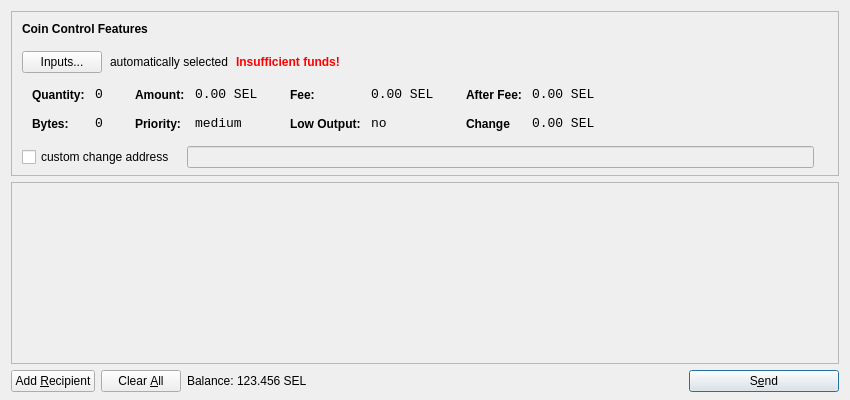
<?xml version="1.0" encoding="UTF-8"?>
<ui version="4.0">
 <class>SendCoinsDialog</class>
 <widget class="QDialog" name="SendCoinsDialog">
  <property name="geometry">
   <rect>
    <x>0</x>
    <y>0</y>
    <width>850</width>
    <height>400</height>
   </rect>
  </property>
  <property name="windowTitle">
   <string>Send Coins</string>
  </property>
  <layout class="QVBoxLayout" name="verticalLayout" stretch="0,1,0">
   <property name="bottomMargin">
    <number>8</number>
   </property>
   <item>
    <widget class="QFrame" name="frameCoinControl">
     <property name="sizePolicy">
      <sizepolicy hsizetype="Expanding" vsizetype="Expanding">
       <horstretch>0</horstretch>
       <verstretch>0</verstretch>
      </sizepolicy>
     </property>
     <property name="maximumSize">
      <size>
       <width>16777215</width>
       <height>16777215</height>
      </size>
     </property>
     <property name="frameShape">
      <enum>QFrame::StyledPanel</enum>
     </property>
     <property name="frameShadow">
      <enum>QFrame::Sunken</enum>
     </property>
     <layout class="QVBoxLayout" name="verticalLayoutCoinControl2">
      <property name="spacing">
       <number>-1</number>
      </property>
      <property name="leftMargin">
       <number>0</number>
      </property>
      <property name="topMargin">
       <number>0</number>
      </property>
      <property name="rightMargin">
       <number>0</number>
      </property>
      <property name="bottomMargin">
       <number>6</number>
      </property>
      <item>
       <layout class="QVBoxLayout" name="verticalLayoutCoinControl" stretch="0,0,0,0,1">
        <property name="spacing">
         <number>0</number>
        </property>
        <property name="leftMargin">
         <number>10</number>
        </property>
        <property name="topMargin">
         <number>10</number>
        </property>
        <item>
         <layout class="QHBoxLayout" name="horizontalLayoutCoinControl1">
          <property name="bottomMargin">
           <number>15</number>
          </property>
          <item>
           <widget class="QLabel" name="labelCoinControlFeatures">
            <property name="sizePolicy">
             <sizepolicy hsizetype="Preferred" vsizetype="Maximum">
              <horstretch>0</horstretch>
              <verstretch>0</verstretch>
             </sizepolicy>
            </property>
            <property name="font">
             <font>
              <weight>75</weight>
              <bold>true</bold>
             </font>
            </property>
            <property name="styleSheet">
             <string notr="true">font-weight:bold;</string>
            </property>
            <property name="text">
             <string>Coin Control Features</string>
            </property>
           </widget>
          </item>
         </layout>
        </item>
        <item>
         <layout class="QHBoxLayout" name="horizontalLayoutCoinControl2" stretch="0,0,0,0">
          <property name="spacing">
           <number>8</number>
          </property>
          <property name="bottomMargin">
           <number>10</number>
          </property>
          <item>
           <widget class="QPushButton" name="pushButtonCoinControl">
            <property name="styleSheet">
             <string notr="true"/>
            </property>
            <property name="text">
             <string>Inputs...</string>
            </property>
           </widget>
          </item>
          <item>
           <widget class="QLabel" name="labelCoinControlAutomaticallySelected">
            <property name="text">
             <string>automatically selected</string>
            </property>
            <property name="margin">
             <number>5</number>
            </property>
           </widget>
          </item>
          <item>
           <widget class="QLabel" name="labelCoinControlInsuffFunds">
            <property name="font">
             <font>
              <weight>75</weight>
              <bold>true</bold>
             </font>
            </property>
            <property name="styleSheet">
             <string notr="true">color:red;font-weight:bold;</string>
            </property>
            <property name="text">
             <string>Insufficient funds!</string>
            </property>
            <property name="margin">
             <number>5</number>
            </property>
           </widget>
          </item>
          <item>
           <spacer name="horizontalSpacerCoinControl">
            <property name="orientation">
             <enum>Qt::Horizontal</enum>
            </property>
            <property name="sizeHint" stdset="0">
             <size>
              <width>40</width>
              <height>1</height>
             </size>
            </property>
           </spacer>
          </item>
         </layout>
        </item>
        <item>
         <widget class="QWidget" name="widgetCoinControl" native="true">
          <property name="sizePolicy">
           <sizepolicy hsizetype="Preferred" vsizetype="Preferred">
            <horstretch>0</horstretch>
            <verstretch>0</verstretch>
           </sizepolicy>
          </property>
          <property name="minimumSize">
           <size>
            <width>0</width>
            <height>0</height>
           </size>
          </property>
          <property name="styleSheet">
           <string notr="true"/>
          </property>
          <layout class="QHBoxLayout" name="horizontalLayoutCoinControl5">
           <property name="margin">
            <number>0</number>
           </property>
           <item>
            <layout class="QHBoxLayout" name="horizontalLayoutCoinControl3" stretch="0,0,0,1">
             <property name="spacing">
              <number>20</number>
             </property>
             <property name="topMargin">
              <number>0</number>
             </property>
             <property name="bottomMargin">
              <number>10</number>
             </property>
             <item>
              <layout class="QFormLayout" name="formLayoutCoinControl1">
               <property name="horizontalSpacing">
                <number>10</number>
               </property>
               <property name="verticalSpacing">
                <number>14</number>
               </property>
               <property name="leftMargin">
                <number>10</number>
               </property>
               <property name="topMargin">
                <number>4</number>
               </property>
               <property name="rightMargin">
                <number>6</number>
               </property>
               <item row="0" column="0">
                <widget class="QLabel" name="labelCoinControlQuantityText">
                 <property name="styleSheet">
                  <string notr="true">font-weight:bold;</string>
                 </property>
                 <property name="text">
                  <string>Quantity:</string>
                 </property>
                 <property name="margin">
                  <number>0</number>
                 </property>
                </widget>
               </item>
               <item row="0" column="1">
                <widget class="QLabel" name="labelCoinControlQuantity">
                 <property name="font">
                  <font>
                   <family>Monospace</family>
                   <pointsize>10</pointsize>
                  </font>
                 </property>
                 <property name="cursor">
                  <cursorShape>IBeamCursor</cursorShape>
                 </property>
                 <property name="contextMenuPolicy">
                  <enum>Qt::ActionsContextMenu</enum>
                 </property>
                 <property name="text">
                  <string>0</string>
                 </property>
                 <property name="margin">
                  <number>0</number>
                 </property>
                 <property name="textInteractionFlags">
                  <set>Qt::LinksAccessibleByMouse|Qt::TextSelectableByKeyboard|Qt::TextSelectableByMouse</set>
                 </property>
                </widget>
               </item>
               <item row="1" column="0">
                <widget class="QLabel" name="labelCoinControlBytesText">
                 <property name="styleSheet">
                  <string notr="true">font-weight:bold;</string>
                 </property>
                 <property name="text">
                  <string>Bytes:</string>
                 </property>
                </widget>
               </item>
               <item row="1" column="1">
                <widget class="QLabel" name="labelCoinControlBytes">
                 <property name="font">
                  <font>
                   <family>Monospace</family>
                   <pointsize>10</pointsize>
                  </font>
                 </property>
                 <property name="cursor">
                  <cursorShape>IBeamCursor</cursorShape>
                 </property>
                 <property name="contextMenuPolicy">
                  <enum>Qt::ActionsContextMenu</enum>
                 </property>
                 <property name="text">
                  <string>0</string>
                 </property>
                 <property name="textInteractionFlags">
                  <set>Qt::LinksAccessibleByMouse|Qt::TextSelectableByKeyboard|Qt::TextSelectableByMouse</set>
                 </property>
                </widget>
               </item>
              </layout>
             </item>
             <item>
              <layout class="QFormLayout" name="formLayoutCoinControl2">
               <property name="horizontalSpacing">
                <number>10</number>
               </property>
               <property name="verticalSpacing">
                <number>14</number>
               </property>
               <property name="leftMargin">
                <number>6</number>
               </property>
               <property name="topMargin">
                <number>4</number>
               </property>
               <property name="rightMargin">
                <number>6</number>
               </property>
               <item row="0" column="0">
                <widget class="QLabel" name="labelCoinControlAmountText">
                 <property name="styleSheet">
                  <string notr="true">font-weight:bold;</string>
                 </property>
                 <property name="text">
                  <string>Amount:</string>
                 </property>
                 <property name="margin">
                  <number>0</number>
                 </property>
                </widget>
               </item>
               <item row="0" column="1">
                <widget class="QLabel" name="labelCoinControlAmount">
                 <property name="font">
                  <font>
                   <family>Monospace</family>
                   <pointsize>10</pointsize>
                  </font>
                 </property>
                 <property name="cursor">
                  <cursorShape>IBeamCursor</cursorShape>
                 </property>
                 <property name="contextMenuPolicy">
                  <enum>Qt::ActionsContextMenu</enum>
                 </property>
                 <property name="text">
                  <string>0.00 SEL</string>
                 </property>
                 <property name="textInteractionFlags">
                  <set>Qt::LinksAccessibleByMouse|Qt::TextSelectableByKeyboard|Qt::TextSelectableByMouse</set>
                 </property>
                </widget>
               </item>
               <item row="1" column="0">
                <widget class="QLabel" name="labelCoinControlPriorityText">
                 <property name="styleSheet">
                  <string notr="true">font-weight:bold;</string>
                 </property>
                 <property name="text">
                  <string>Priority:</string>
                 </property>
                </widget>
               </item>
               <item row="1" column="1">
                <widget class="QLabel" name="labelCoinControlPriority">
                 <property name="font">
                  <font>
                   <family>Monospace</family>
                   <pointsize>10</pointsize>
                  </font>
                 </property>
                 <property name="cursor">
                  <cursorShape>IBeamCursor</cursorShape>
                 </property>
                 <property name="contextMenuPolicy">
                  <enum>Qt::ActionsContextMenu</enum>
                 </property>
                 <property name="text">
                  <string>medium</string>
                 </property>
                 <property name="textInteractionFlags">
                  <set>Qt::LinksAccessibleByMouse|Qt::TextSelectableByKeyboard|Qt::TextSelectableByMouse</set>
                 </property>
                </widget>
               </item>
              </layout>
             </item>
             <item>
              <layout class="QFormLayout" name="formLayoutCoinControl3">
               <property name="horizontalSpacing">
                <number>10</number>
               </property>
               <property name="verticalSpacing">
                <number>14</number>
               </property>
               <property name="leftMargin">
                <number>6</number>
               </property>
               <property name="topMargin">
                <number>4</number>
               </property>
               <property name="rightMargin">
                <number>6</number>
               </property>
               <item row="0" column="0">
                <widget class="QLabel" name="labelCoinControlFeeText">
                 <property name="styleSheet">
                  <string notr="true">font-weight:bold;</string>
                 </property>
                 <property name="text">
                  <string>Fee:</string>
                 </property>
                 <property name="margin">
                  <number>0</number>
                 </property>
                </widget>
               </item>
               <item row="0" column="1">
                <widget class="QLabel" name="labelCoinControlFee">
                 <property name="font">
                  <font>
                   <family>Monospace</family>
                   <pointsize>10</pointsize>
                  </font>
                 </property>
                 <property name="cursor">
                  <cursorShape>IBeamCursor</cursorShape>
                 </property>
                 <property name="contextMenuPolicy">
                  <enum>Qt::ActionsContextMenu</enum>
                 </property>
                 <property name="text">
                  <string>0.00 SEL</string>
                 </property>
                 <property name="textInteractionFlags">
                  <set>Qt::LinksAccessibleByMouse|Qt::TextSelectableByKeyboard|Qt::TextSelectableByMouse</set>
                 </property>
                </widget>
               </item>
               <item row="1" column="0">
                <widget class="QLabel" name="labelCoinControlLowOutputText">
                 <property name="styleSheet">
                  <string notr="true">font-weight:bold;</string>
                 </property>
                 <property name="text">
                  <string>Low Output:</string>
                 </property>
                </widget>
               </item>
               <item row="1" column="1">
                <widget class="QLabel" name="labelCoinControlLowOutput">
                 <property name="font">
                  <font>
                   <family>Monospace</family>
                   <pointsize>10</pointsize>
                  </font>
                 </property>
                 <property name="cursor">
                  <cursorShape>IBeamCursor</cursorShape>
                 </property>
                 <property name="contextMenuPolicy">
                  <enum>Qt::ActionsContextMenu</enum>
                 </property>
                 <property name="text">
                  <string>no</string>
                 </property>
                 <property name="textInteractionFlags">
                  <set>Qt::LinksAccessibleByMouse|Qt::TextSelectableByKeyboard|Qt::TextSelectableByMouse</set>
                 </property>
                </widget>
               </item>
              </layout>
             </item>
             <item>
              <layout class="QFormLayout" name="formLayoutCoinControl4">
               <property name="horizontalSpacing">
                <number>10</number>
               </property>
               <property name="verticalSpacing">
                <number>14</number>
               </property>
               <property name="leftMargin">
                <number>6</number>
               </property>
               <property name="topMargin">
                <number>4</number>
               </property>
               <property name="rightMargin">
                <number>6</number>
               </property>
               <item row="0" column="0">
                <widget class="QLabel" name="labelCoinControlAfterFeeText">
                 <property name="styleSheet">
                  <string notr="true">font-weight:bold;</string>
                 </property>
                 <property name="text">
                  <string>After Fee:</string>
                 </property>
                 <property name="margin">
                  <number>0</number>
                 </property>
                </widget>
               </item>
               <item row="0" column="1">
                <widget class="QLabel" name="labelCoinControlAfterFee">
                 <property name="font">
                  <font>
                   <family>Monospace</family>
                   <pointsize>10</pointsize>
                  </font>
                 </property>
                 <property name="cursor">
                  <cursorShape>IBeamCursor</cursorShape>
                 </property>
                 <property name="contextMenuPolicy">
                  <enum>Qt::ActionsContextMenu</enum>
                 </property>
                 <property name="text">
                  <string>0.00 SEL</string>
                 </property>
                 <property name="textInteractionFlags">
                  <set>Qt::LinksAccessibleByMouse|Qt::TextSelectableByKeyboard|Qt::TextSelectableByMouse</set>
                 </property>
                </widget>
               </item>
               <item row="1" column="0">
                <widget class="QLabel" name="labelCoinControlChangeText">
                 <property name="styleSheet">
                  <string notr="true">font-weight:bold;</string>
                 </property>
                 <property name="text">
                  <string>Change</string>
                 </property>
                </widget>
               </item>
               <item row="1" column="1">
                <widget class="QLabel" name="labelCoinControlChange">
                 <property name="font">
                  <font>
                   <family>Monospace</family>
                   <pointsize>10</pointsize>
                  </font>
                 </property>
                 <property name="cursor">
                  <cursorShape>IBeamCursor</cursorShape>
                 </property>
                 <property name="contextMenuPolicy">
                  <enum>Qt::ActionsContextMenu</enum>
                 </property>
                 <property name="text">
                  <string>0.00 SEL</string>
                 </property>
                 <property name="textInteractionFlags">
                  <set>Qt::LinksAccessibleByMouse|Qt::TextSelectableByKeyboard|Qt::TextSelectableByMouse</set>
                 </property>
                </widget>
               </item>
              </layout>
             </item>
            </layout>
           </item>
          </layout>
         </widget>
        </item>
        <item>
         <layout class="QHBoxLayout" name="horizontalLayoutCoinControl4" stretch="0,0,0">
          <property name="spacing">
           <number>12</number>
          </property>
          <property name="sizeConstraint">
           <enum>QLayout::SetDefaultConstraint</enum>
          </property>
          <property name="topMargin">
           <number>5</number>
          </property>
          <property name="rightMargin">
           <number>5</number>
          </property>
          <item>
           <widget class="QCheckBox" name="checkBoxCoinControlChange">
            <property name="text">
             <string>custom change address</string>
            </property>
           </widget>
          </item>
          <item>
           <widget class="QLineEdit" name="lineEditCoinControlChange">
            <property name="enabled">
             <bool>false</bool>
            </property>
            <property name="sizePolicy">
             <sizepolicy hsizetype="Expanding" vsizetype="Fixed">
              <horstretch>0</horstretch>
              <verstretch>0</verstretch>
             </sizepolicy>
            </property>
           </widget>
          </item>
          <item>
           <widget class="QLabel" name="labelCoinControlChangeLabel">
            <property name="sizePolicy">
             <sizepolicy hsizetype="Preferred" vsizetype="Expanding">
              <horstretch>0</horstretch>
              <verstretch>0</verstretch>
             </sizepolicy>
            </property>
            <property name="minimumSize">
             <size>
              <width>0</width>
              <height>0</height>
             </size>
            </property>
            <property name="text">
             <string/>
            </property>
            <property name="margin">
             <number>3</number>
            </property>
           </widget>
          </item>
         </layout>
        </item>
        <item>
         <spacer name="verticalSpacerCoinControl">
          <property name="orientation">
           <enum>Qt::Vertical</enum>
          </property>
          <property name="sizeHint" stdset="0">
           <size>
            <width>800</width>
            <height>1</height>
           </size>
          </property>
         </spacer>
        </item>
       </layout>
      </item>
     </layout>
    </widget>
   </item>
   <item>
    <widget class="QScrollArea" name="scrollArea">
     <property name="widgetResizable">
      <bool>true</bool>
     </property>
     <widget class="QWidget" name="scrollAreaWidgetContents">
      <property name="geometry">
       <rect>
        <x>0</x>
        <y>0</y>
        <width>830</width>
        <height>165</height>
       </rect>
      </property>
      <layout class="QVBoxLayout" name="verticalLayout_2">
       <property name="margin">
        <number>0</number>
       </property>
       <item>
        <layout class="QVBoxLayout" name="entries">
         <property name="spacing">
          <number>6</number>
         </property>
        </layout>
       </item>
       <item>
        <spacer name="verticalSpacer">
         <property name="orientation">
          <enum>Qt::Vertical</enum>
         </property>
         <property name="sizeHint" stdset="0">
          <size>
           <width>20</width>
           <height>40</height>
          </size>
         </property>
        </spacer>
       </item>
      </layout>
     </widget>
    </widget>
   </item>
   <item>
    <layout class="QHBoxLayout" name="horizontalLayout">
     <item>
      <widget class="QPushButton" name="addButton">
       <property name="toolTip">
        <string>Send to multiple recipients at once</string>
       </property>
       <property name="text">
        <string>Add &amp;Recipient</string>
       </property>
       <property name="icon">
        <iconset resource="../bitcoin.qrc">
         <normaloff>:/icons/add</normaloff>:/icons/add</iconset>
       </property>
       <property name="autoDefault">
        <bool>false</bool>
       </property>
      </widget>
     </item>
     <item>
      <widget class="QPushButton" name="clearButton">
       <property name="sizePolicy">
        <sizepolicy hsizetype="Minimum" vsizetype="Fixed">
         <horstretch>0</horstretch>
         <verstretch>0</verstretch>
        </sizepolicy>
       </property>
       <property name="toolTip">
        <string>Remove all transaction fields</string>
       </property>
       <property name="text">
        <string>Clear &amp;All</string>
       </property>
       <property name="icon">
        <iconset resource="../bitcoin.qrc">
         <normaloff>:/icons/remove</normaloff>:/icons/remove</iconset>
       </property>
       <property name="autoRepeatDelay">
        <number>300</number>
       </property>
       <property name="autoDefault">
        <bool>false</bool>
       </property>
      </widget>
     </item>
     <item>
      <layout class="QHBoxLayout" name="horizontalLayout_2">
       <property name="spacing">
        <number>3</number>
       </property>
       <item>
        <widget class="QLabel" name="label">
         <property name="sizePolicy">
          <sizepolicy hsizetype="Preferred" vsizetype="Fixed">
           <horstretch>0</horstretch>
           <verstretch>0</verstretch>
          </sizepolicy>
         </property>
         <property name="text">
          <string>Balance:</string>
         </property>
        </widget>
       </item>
       <item>
        <widget class="QLabel" name="labelBalance">
         <property name="sizePolicy">
          <sizepolicy hsizetype="Preferred" vsizetype="Fixed">
           <horstretch>0</horstretch>
           <verstretch>0</verstretch>
          </sizepolicy>
         </property>
         <property name="cursor">
          <cursorShape>IBeamCursor</cursorShape>
         </property>
         <property name="text">
          <string>123.456 SEL</string>
         </property>
         <property name="textInteractionFlags">
          <set>Qt::LinksAccessibleByMouse|Qt::TextSelectableByKeyboard|Qt::TextSelectableByMouse</set>
         </property>
        </widget>
       </item>
      </layout>
     </item>
     <item>
      <spacer name="horizontalSpacer">
       <property name="orientation">
        <enum>Qt::Horizontal</enum>
       </property>
       <property name="sizeHint" stdset="0">
        <size>
         <width>40</width>
         <height>20</height>
        </size>
       </property>
      </spacer>
     </item>
     <item>
      <widget class="QPushButton" name="sendButton">
       <property name="minimumSize">
        <size>
         <width>150</width>
         <height>0</height>
        </size>
       </property>
       <property name="toolTip">
        <string>Confirm the send action</string>
       </property>
       <property name="text">
        <string>S&amp;end</string>
       </property>
       <property name="icon">
        <iconset resource="../bitcoin.qrc">
         <normaloff>:/icons/send</normaloff>:/icons/send</iconset>
       </property>
       <property name="default">
        <bool>true</bool>
       </property>
      </widget>
     </item>
    </layout>
   </item>
  </layout>
 </widget>
 <resources>
  <include location="../bitcoin.qrc"/>
 </resources>
 <connections/>
</ui>
